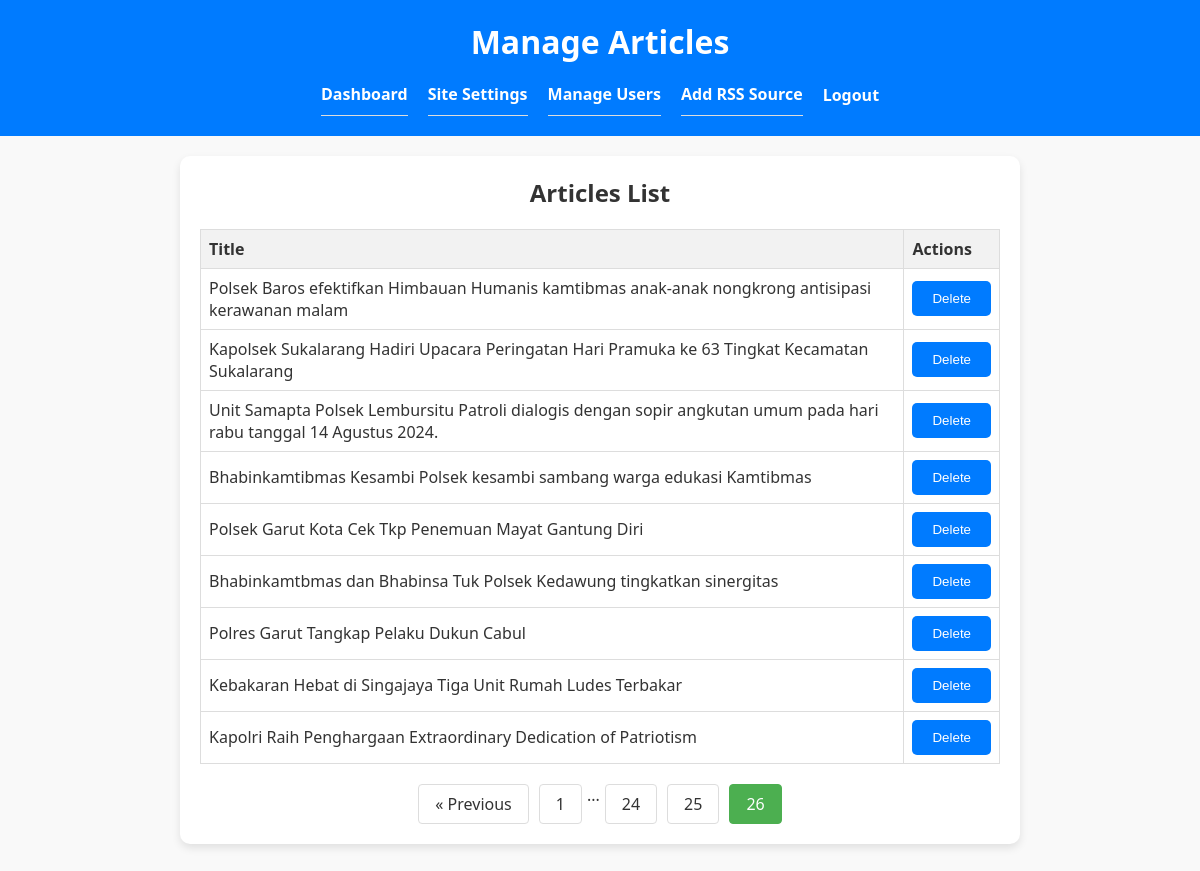
Screenshot of /admin/manage_articles.php?page=26 (signed in) with the database file from the repository.
### tables this page shows
CREATE TABLE `articles` (
  `id` int(11) NOT NULL,
  `title` varchar(255) DEFAULT NULL,
  `content` text,
  `image` varchar(255) DEFAULT NULL,
  `link` varchar(255) DEFAULT NULL,
  `excerpt` text,
  `category_id` int(11) DEFAULT NULL,
  `slug` varchar(255) DEFAULT NULL,
  `views` int(11) DEFAULT '0',
  `created_at` datetime DEFAULT CURRENT_TIMESTAMP
);

### admin/manage_articles.php (the view, shortened to what this page needs)
<?php
include '../includes/db.php';
$page = isset($_GET['page']) ? (int)$_GET['page'] : 1;
$page = $page < 1 ? 1 : $page;
$offset = ($page - 1) * ARTICLES_PER_PAGE;
$total_articles_result = $conn->query("SELECT COUNT(*) AS count FROM articles");
$total_articles_row = $total_articles_result->fetch_assoc();
$total_articles = $total_articles_row['count'];
$articles = $conn->query("SELECT * FROM articles LIMIT $offset, " . ARTICLES_PER_PAGE);
$total_pages = ceil($total_articles / ARTICLES_PER_PAGE);
?>
<!DOCTYPE html>
<html>
<head>
    <link rel="stylesheet" href="../css/admin_style.css">
</head>
<body>
    <header>
        <h1>Manage Articles</h1>
        <nav>
            <ul>
                <li><a href="index.php">Dashboard</a></li>
                <li><a href="site_settings.php">Site Settings</a></li>
                <li><a href="manage_users.php">Manage Users</a></li>
                <li><a href="add_source.php">Add RSS Source</a></li>
                <li><a href="logout.php">Logout</a></li>
            </ul>
        </nav>
    </header>
    <main>
        <section>
            <h2>Articles List</h2>
            <?php if ($articles && $articles->num_rows > 0) : ?>
                <table>
                    <tr>
                        <th>Title</th>
                        <th>Actions</th>
                    </tr>
                    <?php while ($row = $articles->fetch_assoc()) : ?>
                        <tr>
                            <td><?php echo htmlspecialchars($row['title']); ?></td>
                            <td>
                                <form method="post" style="display:inline;">
                                    <button type="submit" name="delete">Delete</button>
                                </form>
                            </td>
                        </tr>
                    <?php endwhile; ?>
                </table>
            <?php else : ?>
                <p>No articles found.</p>
            <?php endif; ?>
            <div class="pagination">
                <?php if ($page > 1) : ?>
                    <a href="manage_articles.php?page=<?php echo $page - 1; ?>">&laquo; Previous</a>
                <?php endif; ?>
                <?php
                $start = max(1, $page - 2);
                $end = min($total_pages, $page + 2);
                if ($start > 1) {
                    echo '<a href="manage_articles.php?page=1">1</a>';
                    if ($start > 2) {
                        echo '<span>...</span>';
                    }
                }
                for ($i = $start; $i <= $end; $i++) {
                    echo '<a href="manage_articles.php?page=' . $i . '" ' . ($i == $page ? 'class="active"' : '') . '>' . $i . '</a>';
                }
                ?>
            </div>
        </section>
    </main>
</body>
</html>

### css/admin_style.css (style rules this page uses)
body { font-family: 'Segoe UI', Tahoma, Geneva, Verdana, sans-serif; background-color: #f9f9f9; color: #333; margin: 0; padding: 0; display: flex; flex-direction: column; min-height: 100vh; }
header { background-color: #007bff; color: #fff; padding: 20px; text-align: center; }
header h1 { margin: 0; }
nav ul { list-style: none; padding: 0; margin: 10px 0 0 0; display: flex; justify-content: center; }
nav ul li { margin: 0 10px; }
nav ul li a { color: #fff; text-decoration: none; font-weight: bold; }
main { flex: 1; padding: 20px; display: flex; justify-content: center; align-items: center; flex-direction: column; }
section { background-color: white; padding: 20px; border-radius: 10px; box-shadow: 0 4px 8px rgba(0, 0, 0, 0.1); margin-bottom: 20px; width: 100%; max-width: 800px; }
h2 { margin-top: 0; text-align: center; }
form button { padding: 10px 20px; background-color: #007bff; color: white; border: none; border-radius: 5px; cursor: pointer; }
ul { list-style: none; padding: 0; }
ul li { display: flex; justify-content: space-between; align-items: center; padding: 10px 0; border-bottom: 1px solid #ddd; }
ul li:last-child { border-bottom: none; }
button { padding: 5px 10px; background-color: #dc3545; color: white; border: none; border-radius: 5px; cursor: pointer; }

### admin/manage_articles.php (style rules this page uses)
table { width: 100%; border-collapse: collapse; }
table, th, td { border: 1px solid #ddd; }
th, td { padding: 8px; text-align: left; }
th { background-color: #f2f2f2; }
.pagination { display: flex; justify-content: center; margin-top: 20px; }
.pagination a { margin: 0 5px; padding: 8px 16px; text-decoration: none; color: #333; border: 1px solid #ddd; border-radius: 4px; }
.pagination a.active { background-color: #4CAF50; color: white; border: 1px solid #4CAF50; }

### rows the page displays
articles: title "Polsek Baros efektifkan Himbauan Humanis kamtibmas anak-anak nongkrong antisipasi kerawanan malam"
articles: title "Kapolsek Sukalarang Hadiri Upacara Peringatan Hari Pramuka ke 63 Tingkat Kecamatan Sukalarang"
articles: title "Unit Samapta Polsek Lembursitu Patroli dialogis dengan sopir angkutan umum pada hari rabu tanggal 14 Agustus 2024."
articles: title "Bhabinkamtibmas Kesambi Polsek kesambi sambang warga edukasi Kamtibmas"
articles: title "Polsek Garut Kota Cek Tkp Penemuan Mayat Gantung Diri"
articles: title "Bhabinkamtbmas dan Bhabinsa Tuk Polsek Kedawung tingkatkan sinergitas"
articles: title "Polres Garut Tangkap Pelaku Dukun Cabul"
articles: title "Kebakaran Hebat di Singajaya Tiga Unit Rumah Ludes Terbakar"
articles: title "Kapolri Raih Penghargaan Extraordinary Dedication of Patriotism"
